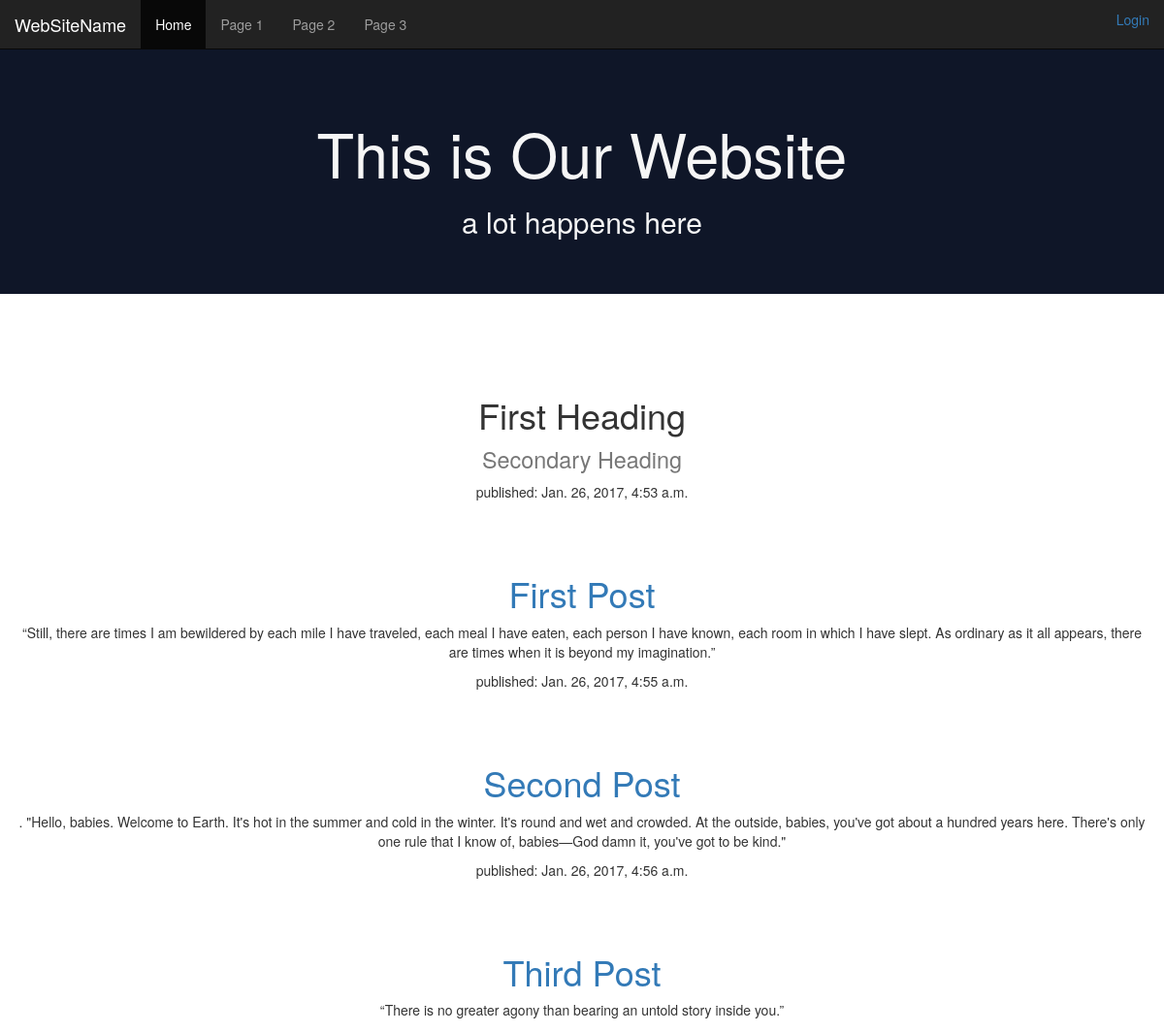
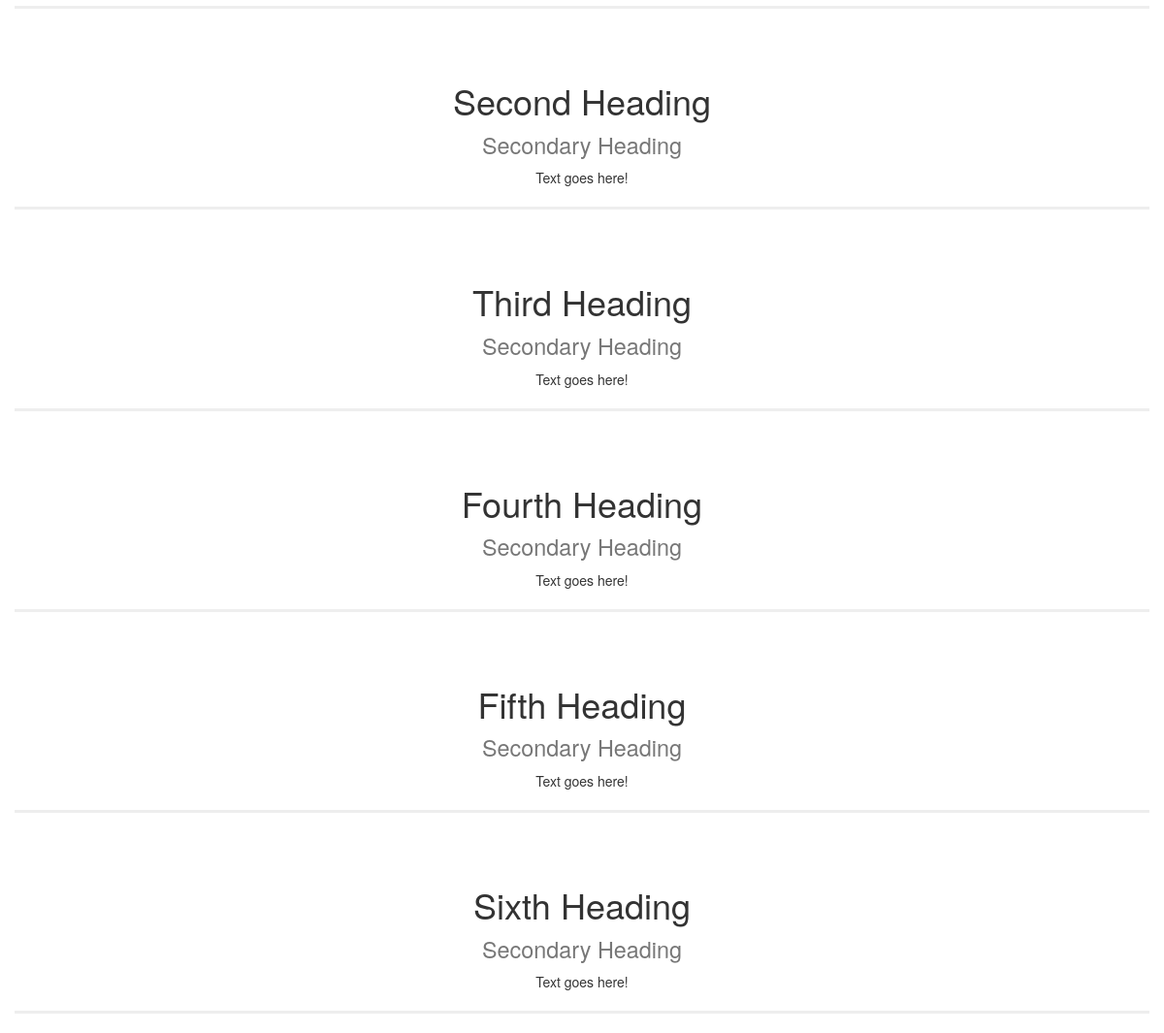
The page / on the database its author committed (2 pictures, top to bottom).
### blog/models.py (models this page shows, shortened)
class Post (models.Model):
    author = models.ForeignKey('auth.User')
    title = models.CharField(max_length=200)
    text = models.TextField()
    created_date = models.DateTimeField(default=timezone.now)
    published_date = models.DateTimeField(blank=True,null=True)

### blog/views.py (the view)
# urls.py: url(r'^$', views.post_list,name='post_list'),
def post_list(request):
    posts = Post.objects.filter(published_date__lte=timezone.now()).order_by('published_date')
    return render(request,'blog/post_list.html',{'posts':posts})

### blog/templates/blog/post_list.html (shortened to what this page needs)
<!DOCTYPE html>
<html >
<head>
  <link rel='stylesheet prefetch' href='https://cdnjs.cloudflare.com/ajax/libs/twitter-bootstrap/3.3.7/css/bootstrap.min.css'>
      <link rel="stylesheet" href="css/style.css">
</head>
<body>
  <header data-spy="scroll" data-target=".navbar" data-offset="10">
	<nav class="navbar navbar-inverse navbar-fixed-top" data-spy="affix" data-offset-top="197">
  <div class="container-fluid">
    <div class="navbar-header">
      <a class="navbar-brand" href="#">WebSiteName</a>
    </div>
    <ul class="nav navbar-nav">
      <li class="active"><a href="#">Home</a></li>
      <li><a href="#">Page 1</a></li>
      <li><a href="#">Page 2</a></li>
      <li><a href="#">Page 3</a></li>
    </ul>
		<ul class = "nav nav-navbar navbar-right">
			<li><a href="#">Login</a></li>
		</ul>
  </div>
</nav>
</header>
<body>
	<div class = "jumbotron">
		<h1>This is Our Website</h1>
		<h2>a lot happens here</h2>
		</div>
	<div class = "container-fluid">
	<h1 >First Heading <br> <small>Secondary Heading</small></h1>
{% for post in posts %}
    <div>
        <p>published: {{ post.published_date }}</p>
        <h1><a href="">{{ post.title }}</a></h1>
        <p>{{ post.text|linebreaksbr }}</p>
    </div>
{% endfor %}
		<hr>
	<h1 id="section">Second Heading <br> <small>Secondary Heading</small></h1>
	<p>Text goes here!</p>
	<hr>
	<h1 id="section">Third Heading <br> <small>Secondary Heading</small></h1>
	<p>Text goes here!</p>
	<hr>
	<h1 id="section">Fourth Heading <br> <small>Secondary Heading</small></h1>
	<p>Text goes here!</p>
	<hr>
	<h1 id="section">Fifth Heading <br> <small>Secondary Heading</small></h1>
	<p>Text goes here!</p>
	<hr>
	<h1 id="section">Sixth Heading <br> <small>Secondary Heading</small></h1>
	<p>Text goes here!</p>
	<hr>
	</div>
</body>
</body>
</html>

### blog/templates/blog/css/style.css (style rules this page uses)
hr { border-width: 3px }
h1 { padding-top: 55px; }
.center { text-align: center }
small { text-align: center }
h2 { text-align: center }
.jumbotron { background-color: #0F1628; color: #F6F6F6; }

### rows shown on the page
Post: published_date "Jan. 26, 2017, 4:53 a.m.", title "First Post", text "“Still, there are times I am bewildered by each mile I have traveled, each meal I have eaten, each person I have known, each room in which I have slept. As ordinary as it all appears, there are times when it is beyond my imagination.”"
Post: published_date "Jan. 26, 2017, 4:55 a.m.", title "Second Post", text ". \"Hello, babies. Welcome to Earth. It's hot in the summer and cold in the winter. It's round and wet and crowded. At the outside, babies, you've got about a hundred years here. There's only one rule that I know of, babies—God damn it, you've got to be kind.\""
Post: published_date "Jan. 26, 2017, 4:56 a.m.", title "Third Post", text "“There is no greater agony than bearing an untold story inside you.”"
